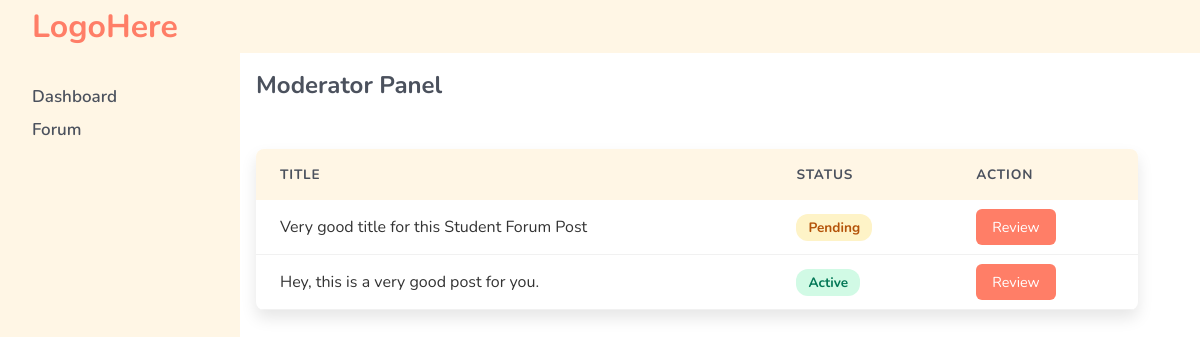
/forum/moderator/home/ (signed in), run on the app's committed database.
### forum/models.py (models this page shows, shortened)
class ForumPost(models.Model):
    title = models.CharField(max_length=500, verbose_name='Post Title', null=False, default='')
    user = models.ForeignKey(
        to=CustomUser,
        on_delete=models.CASCADE,
        verbose_name='Related User',
        related_name='forum_posts'
    )
    content = models.TextField(verbose_name='Post Content')
    upvote_users = models.ManyToManyField(
        to=CustomUser,
        verbose_name="Users Who Upvoted",
        related_name="upvoted_posts"
    )
    downvote_users = models.ManyToManyField(
        to=CustomUser,
        verbose_name="Users Who Downvoted",
        related_name="downvoted_posts"
    )
    approved = models.BooleanField(default=False, verbose_name="Approval Status")
    date_time = models.DateTimeField(default=now)

### forum/views.py (the view)
# urls.py: path('moderator/home/', views.moderator_homepage, name='moderator_homepage'),
@login_required(login_url='login')
def moderator_homepage(request):
    context = {}
    if ForumModerator.objects.filter(user=request.user).exists():
        pass
    else:
        return redirect("homepage")
    posts = ForumPost.objects.all()
    context['posts'] = posts
    return render(request, 'forumPages/moderatorDashboard/home.html', context)

### templates/forumPages/moderatorDashboard/home.html
{% extends 'forumPages/moderatorDashboard/base.html' %}
{% block moderator_content %}
{% load static %}
<h2 class="page-heading">
    Moderator Panel
</h2>
<table class="pending-posts-table">
    <thead>
      <tr>
        <th>Title</th>
        <th>Status</th>
        <th>Action</th>
      </tr>
    </thead>
    <tbody>
        {% for post in posts %}
            <tr>
                <td>{{post.title}}</td>
                {% if post.approved %}
                <td><span class="status active">Active</span></td>
                {% else %}
                <td><span class="status pending">Pending</span></td>
                {% endif %}
                <td><a href="{% url 'review_post' %}?post_id={{post.id}}" class="action-btn">Review</button></td>
            </tr>
            {% endfor %}
    </tbody>
  </table>
{% endblock %}

### static/forumStyling.css (style rules this page uses)
:root { --primary-color: #FF7E67; --secondary-color: #FFD24C; --accent: #7DCE82; --background: #FFF6E5; --text-color: #4B515D; }
* { margin: 0; padding: 0; box-sizing: border-box; text-decoration: none; font-family: 'Nunito'; }
.page-heading { color: var(--text-color); }
.pending-posts-table { width: 95%; border-collapse: collapse; background-color: #ffffff; box-shadow: 0 8px 16px rgba(0, 0, 0, 0.1); border-radius: 8px; overflow: hidden; margin-top: 3rem; }
.pending-posts-table thead { background-color: var(--background); color: var(--text-color); }
.pending-posts-table th, td { padding: 1rem 1.5rem; text-align: left; }
.pending-posts-table th { text-transform: uppercase; letter-spacing: 0.05rem; font-size: 0.85rem; }
.pending-posts-table tbody tr { border-bottom: 1px solid #f1f1f1; transition: background-color 0.3s; }
.pending-posts-table td { font-size: 1rem; color: #333; }
.pending-posts-table .status { padding: 0.25rem 0.75rem; border-radius: 12px; font-size: 0.85rem; font-weight: bold; text-transform: capitalize; }
.pending-posts-table .status.active { background-color: #d1fae5; color: #047857; }
.pending-posts-table .status.pending { background-color: #fef3c7; color: #b45309; }
.pending-posts-table .action-btn { background-color: var(--primary-color); color: white; padding: 0.5rem 1rem; border: none; border-radius: 6px; cursor: pointer; font-size: 0.9rem; transition: all 0.3s ease; }

### data on the page
ForumPost: title "Very good title for this Student Forum Post", approved "Pending"
ForumPost: title "Hey, this is a very good post for you.", approved "Active"
